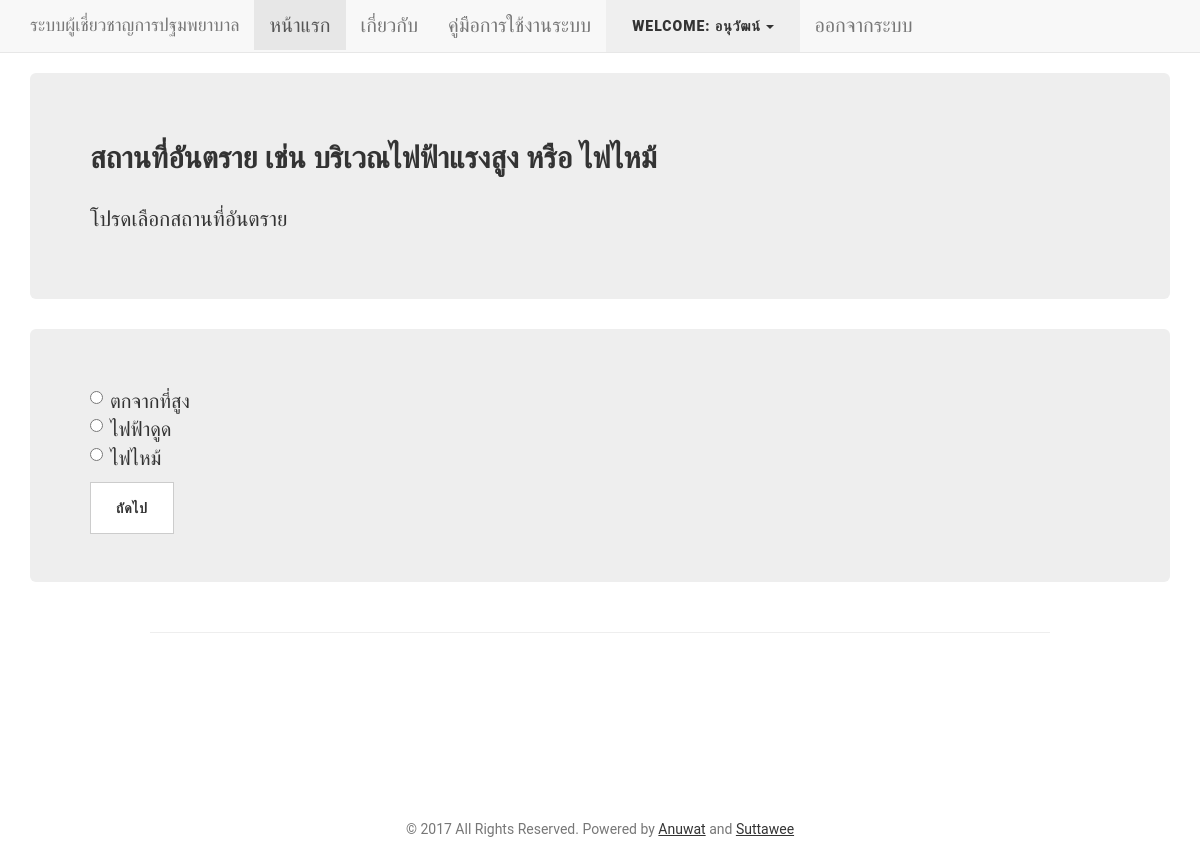
The page /sym_danger_zone.php (signed in) on the database its author committed.
### tables this page shows
CREATE TABLE `sym_cases_level1` (
  `case_id` int(11) NOT NULL,
  `sym_level_flag` varchar(40) NOT NULL,
  `case_name` text NOT NULL,
  `case_info` text NOT NULL,
  `result_id` int(11) DEFAULT NULL,
  `case_sym_flag` varchar(40) NOT NULL,
  `sym_id` int(11) NOT NULL
);

### sym_danger_zone.php (the view, shortened to what this page needs)
<?php
    if(@$_SESSION['username'] == NULL){
        echo "<!DOCTYPE html>";
            echo "<html>";
            echo "<link rel=\"stylesheet\" href=\"css/bootstrap.min.css\">";
            echo "<body style=\"background-color:black\">";
            echo "<center>";
            echo "<div class=\"jumbotron\" style=\"background-color:black\">";
            echo "<a href=\"user_login.php\">";
            echo "<h1 class=\"btn btn-danger\" style=\"color:white\">#ERROR #GO TO LOGIN NOW</h1>";
            echo "</a>";
            echo "</div>";
            echo "</center>";
            echo "</body>";
            echo "</html>";
    }else{
?>
<?php
require 'connect_db.php';
?>
<!DOCTYPE html>
<html lang="en">
  <head>
    <link href="vendor/bootstrap/css/bootstrap.min.css" rel="stylesheet">
    <link href="css/clean-blog.min.css" rel="stylesheet">
  </head>
  <body>
    <nav class="navbar navbar-default navbar-static-top">
      <div class="container">
        <div class="navbar-header">
          <a class="navbar-brand" href="index.php"">ระบบผู้เชี่ยวชาญการปฐมพยาบาล</a>
        </div>
        <div id="navbar" class="navbar-collapse collapse">
          <ul class="nav navbar-nav">
            <li class="active"><a href="index.php">หน้าแรก</a></li>
            <li><a href="about.php">เกี่ยวกับ</a></li>
            <li><a href="docs/manual.pdf">คู่มือการใช้งานระบบ</a></li>
            			<li><div class="dropdown">
  <button class="btn" type="button" data-toggle="dropdown"><?php echo "Welcome: ".$_SESSION['username']; ?>
  <span class="caret"></span></button>
</div></li>
            <li><a href="user_logout.php">ออกจากระบบ</a></li>
          </ul>
        </div>
      </div>
    </nav>
    <div class="container">
      <div class="jumbotron">
        <h2>สถานที่อันตราย เช่น บริเวณไฟฟ้าแรงสูง หรือ ไฟไหม้</h2>
        <p>
            โปรดเลือกสถานที่อันตราย
        </p>
      </div>
</div>
 <div class="container">
        <?php
          $sql = "SELECT case_name,case_info FROM sym_cases_level1 where sym_id=9";
          $result = $connect_db->query($sql);
          if ($result->num_rows > 0) {
            ?>
<div class="jumbotron">
        <form action="sym_danger_zone_level2.php" method="GET">
        <div class="radio">
        <?php
          while($row = $result->fetch_assoc()) {
            echo '<label><input type="radio" name="case_name" value="'.$row["case_name"].'" required>' . $row["case_info"].'</label>' .'<br>';
          }
          } else {
            echo "0 results";
          }
        ?>
    </div>
    <button type="submit" class="btn btn-default">ถัดไป</button>
  </form>
      </div>
    </div>
    <hr width="75%">
     <br /><br /><br /><footer>
       <p class="copyright text-muted">&copy; 2017 All Rights Reserved. Powered by <a href="https://www.facebook.com/un4ckn0wl3z" target="_blank">Anuwat</a> and <a href="https://www.facebook.com/suttawee555?fref=ts" target="_blank">Suttawee</a></p><br /><br /><br /><br />
    </footer>
  </body>
</html>
<?php
}
?>

### rows shown on the page
sym_cases_level1: case_info "ตกจากที่สูง"
sym_cases_level1: case_info "ไฟฟ้าดูด"
sym_cases_level1: case_info "ไฟไหม้"

### other values the page prints
$_SESSION['username'] "อนุวัฒน์"
